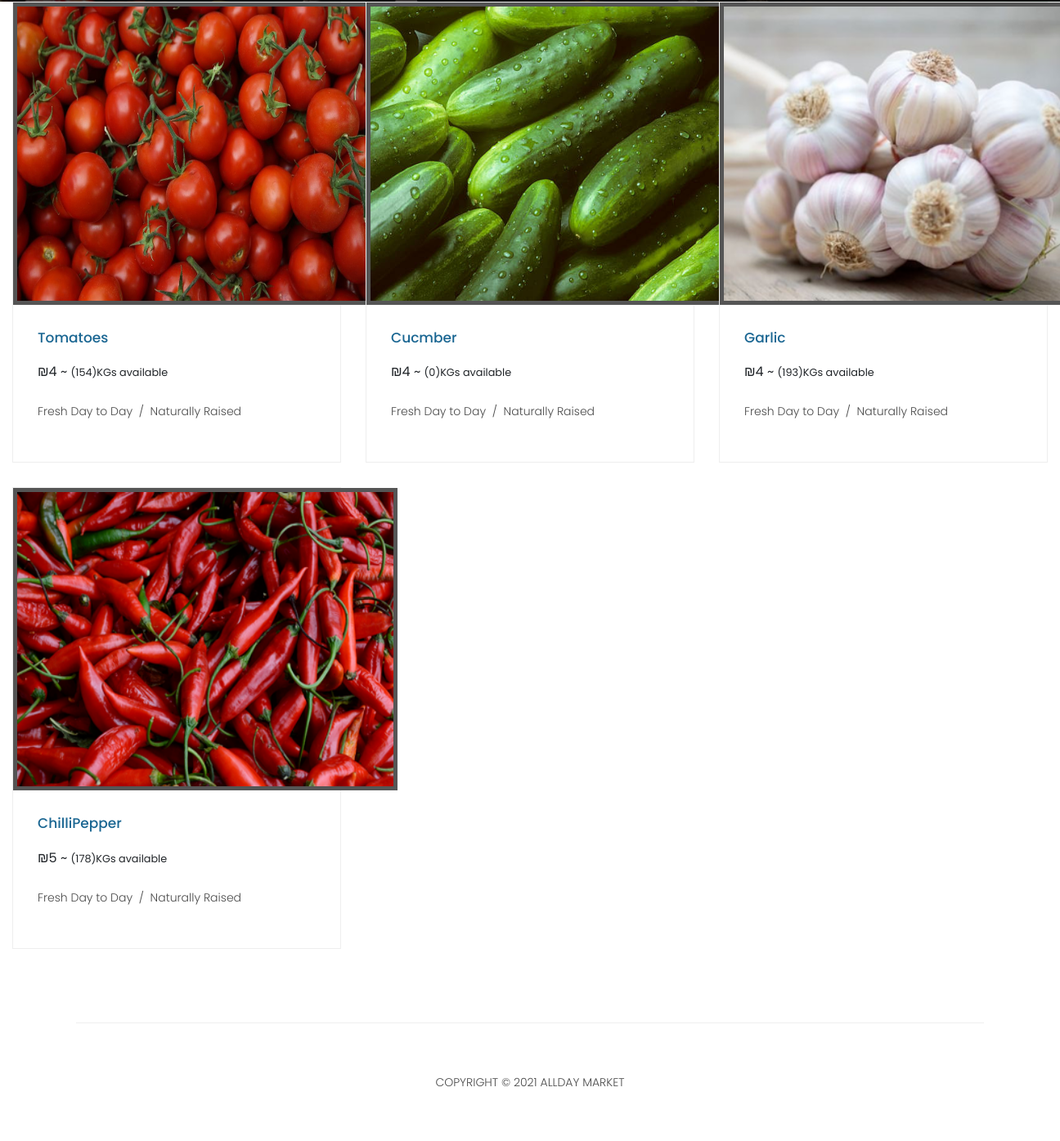
/vegehtables.php (lower part), run on an earlier commit of the app's database.
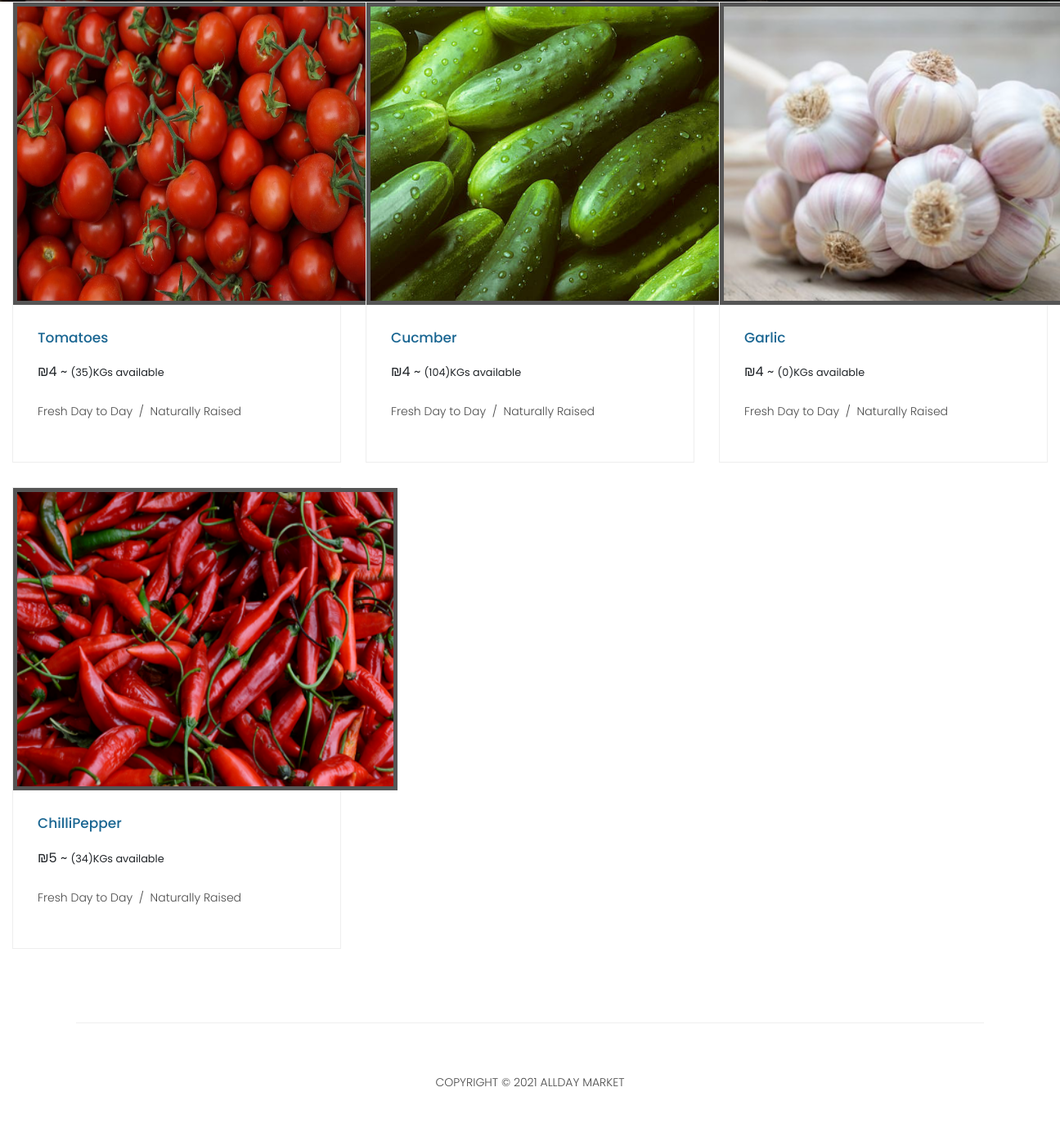
And on a later commit of the database.
### tables this page shows
CREATE TABLE `items` (
  `Barcode` int(11) NOT NULL,
  `Name` varchar(25) NOT NULL,
  `Price` float NOT NULL,
  `Department` tinyint(1) NOT NULL,
  `img` varchar(35) NOT NULL,
  `quantity` int(11) NOT NULL,
  `supplierID` int(11) NOT NULL,
  `sellCount` int(11) NOT NULL DEFAULT 0
);

### vegehtables.php (the view, shortened to what the changed rows need)
<!DOCTYPE html>
<html lang="en">
   <head>
      <link href="vendor/bootstrap/css/bootstrap.min.css" rel="stylesheet">
      <link rel="stylesheet" href="assets/css/fontawesome.css">
      <link rel="stylesheet" href="assets/css/style.css">
      <link rel="stylesheet" href="assets/css/owl.css">
   </head>
   <body>
      <div class="col-md-12">
         <div class="row">
         <?php
               include 'db.php';
               if(isset($_SESSION['userType'])){
                  if($_SESSION['userType'] == 1){
                     $sql = "SELECT * FROM items WHERE Department = 1";
                     $stmt= mysqli_stmt_init($conn);
                     mysqli_stmt_prepare($stmt,$sql);
                     mysqli_stmt_execute($stmt);
                     $results=mysqli_stmt_get_result($stmt);
               while ($row=mysqli_fetch_assoc($results))
               {
               $ID = $row['Barcode'];
               $name = $row['Name'];
               $price = $row['Price'];
               $qnt = $row['quantity'];
               $img = $row['img'];
               echo '
               <div class="col-md-4">
               <div class="product-item">
               <a href="#"><img src="'.$img.'" style="width:470px;height:370px;" alt=""></a>
               <div class="down-content">
               <a href="#"><h4>'.$name.'</h4></a>
               <h6> ₪'.$price.' ~ <small>('.$qnt.')KGs available</small>
               <br><br>
               <a href="editItemForm.php?id='.$ID.'">
               <button class="btn btn-secondary" type="button" class="filled-button" class="editBtn">
               Edit</button>
               </a>
               <form action="updateItem.php" method="post">
               <input type="hidden" name="id" value="'.$ID.'">
               <fieldset>
               <button type="submit" name="itemDel" id="form-submit" class="btn btn-danger">Delete</button>
               </fieldset>
               </form>
               <p>Fresh Day to Day &nbsp;/&nbsp; Naturally Raised</p>
               </div>
               </div>
               </div>
               ';
               }
               }
               else{
               $sql = "SELECT * FROM saleSystem WHERE userID = ? AND isUsed = 0;";
               $sumSales =0;
               $stmt= mysqli_stmt_init($conn);
               mysqli_stmt_prepare($stmt,$sql);
               mysqli_stmt_bind_param($stmt,"i",$_SESSION['id']);
               mysqli_stmt_execute($stmt);
               $res=mysqli_stmt_get_result($stmt);
               $arrayLen = mysqli_num_rows($res);
               while($row = mysqli_fetch_assoc($res)){
               $sale = $row['saleValue'];
               $depNum = $row['depNum'];
               $reason=$row['reason'];
               if($depNum ==1 || $depNum == NULL)
                $sumSales += $sale;
               }
               $sql = "SELECT * FROM items WHERE Department = 1";
               $stmt= mysqli_stmt_init($conn);
               mysqli_stmt_prepare($stmt,$sql);
               mysqli_stmt_execute($stmt);
               $results=mysqli_stmt_get_result($stmt);
               if(isset($sale)){
                  if(isset($sumSales)&&$sumSales>0)
                  echo'<hr><div class="alert alert-warning col-md-12" role="alert">
                  <p class="text-center" font-weight:bold>You have %'.$sale.' off for <b>"'.$reason .'"</b> Only For You! </p>
                 </div><hr>';
               while ($row=mysqli_fetch_assoc($results))
               {
               $ID = $row['Barcode'];
               $name = $row['Name'];
               $price = $row['Price'];
               $newPrice = $price/100  * (100-$sumSales);
               $img = $row['img'];
               $qnt = $row['quantity'];
               echo '
               <div class="col-md-4">
               <div class="product-item">
               <a href="#"><img src="'.$img.'" style="width:470px;height:370px;" alt=""></a>
               <div class="down-content">
               <a href="#"><h4>'.$name.'</h4></a>
               <h6><del> ₪'.$price.'</del> ₪'.$newPrice.'  ~ <small>('.$qnt.')KGs available</small>
               <br><br>
               <form id="qnt'.$ID.'">
               <input type="text" placeholder="Enter Quantity in Kilo" name="qty" required>
               <button class="btn btn-danger" type="button" onclick= add('.$ID.') class="filled-button" class="add2cart">Add To Cart</button></h6>
               </form>
               <p>Fresh Day to Day &nbsp;/&nbsp; Naturally Raised</p>
               </div>
               </div>
               </div>
               ';
               }
            }
            else {
               while ($row=mysqli_fetch_assoc($results))
               {
               $ID = $row['Barcode'];
               $name = $row['Name'];
               $price = $row['Price'];
               $img = $row['img'];
               $qnt = $row['quantity'];
               echo '
               <div class="col-md-4">
               <div class="product-item">
               <a href="#"><img src="'.$img.'" style="width:470px;height:370px;" alt=""></a>
               <div class="down-content">
               <a href="#"><h4>'.$name.'</h4></a>';
               if(isset($sumSales)&& $sumSales >0)
                echo' <h6><del>₪'.$price.'</del> ₪'.$newPrice;
               else echo' <h6>₪'.$price;
               echo'
               <br><br>
               <form id="qnt'.$ID.'">
               <input type="text" placeholder="Enter Quantity in Kilo" name="qty" required>
               <button class="btn btn-danger" type="button" onclick= add('.$ID.') class="filled-button" class="add2cart">Add To Cart</button></h6>
               </form>
               <p>Fresh Day to Day &nbsp;/&nbsp; Naturally Raised</p>
               </div>
               </div>
               </div>
               ';
               }
            }
               }
               }
               else{
                  $sql = "SELECT * FROM items WHERE Department = 1";
                  $stmt= mysqli_stmt_init($conn);
                  mysqli_stmt_prepare($stmt,$sql);
                  mysqli_stmt_execute($stmt);
                  $results=mysqli_stmt_get_result($stmt);
               while ($row=mysqli_fetch_assoc($results))
               {
               $name = $row['Name'];
               $price = $row['Price'];
               $img = $row['img'];
               $qnt = $row['quantity'];
               echo '
               <div class="col-md-4">
               <div class="product-item">
               <a href="#"><img src="'.$img.'" style="width:470px;height:370px;" border="5px"; alt=""></a>
               <div class="down-content">
               <a href="#"><h4>'.$name.'</h4></a>
               ₪'.$price.' ~ <small>('.$qnt.')KGs available</small>
               <br><br>
               <p>Fresh Day to Day &nbsp;/&nbsp; Naturally Raised</p>
               </div>
               </div>
               </div>
               ';
               }
               }
               ?>
         </div>
      </div>
   </body>
</html>

What changed in the data, as far as the page shows it:
changed items "Tomatoes": quantity "154" → "35"
changed items "Cucmber": quantity "0" → "104"
changed items "Garlic": quantity "193" → "0"
changed items "ChilliPepper": quantity "178" → "34"
